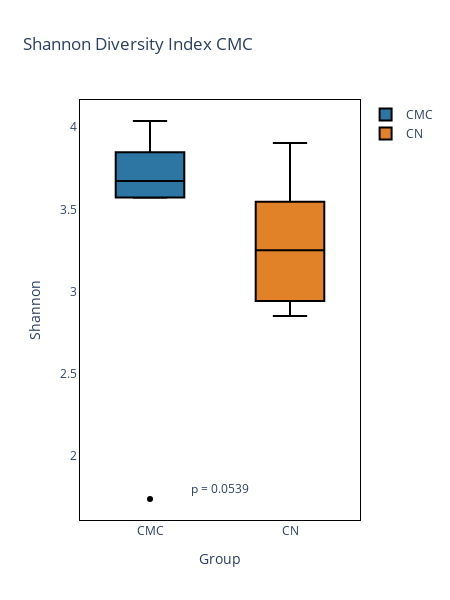
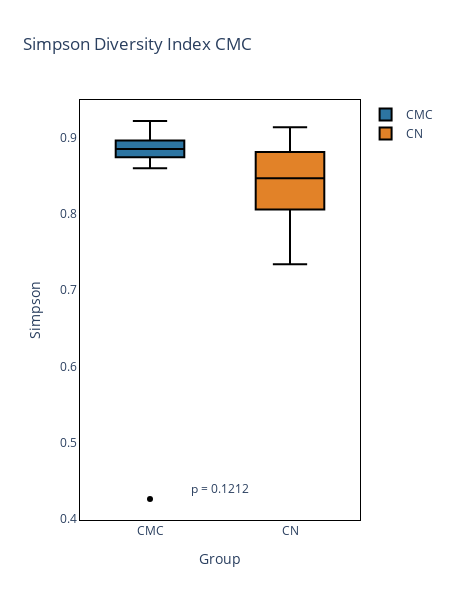
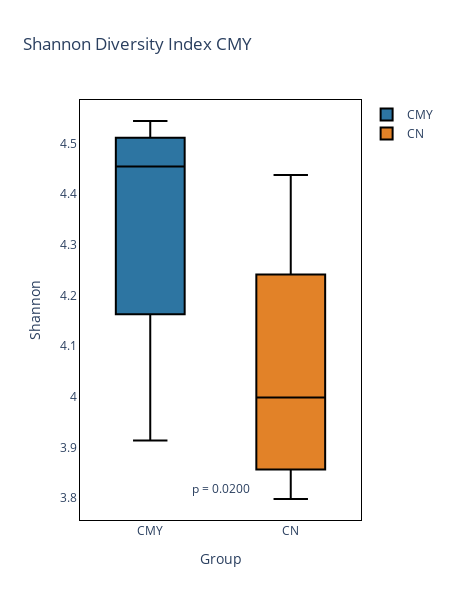
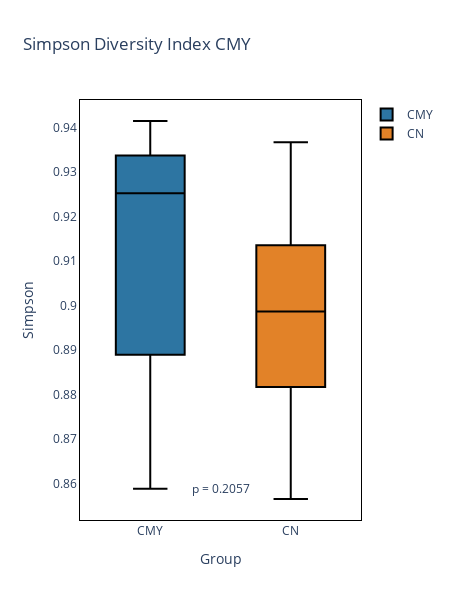

These figures' notebook cell, in order:
### Code cell
from scipy.stats import mannwhitneyu
import plotly.graph_objects as go

def alpha_vizualization(df_cmc, df_cmy, box_colors=['blue', 'green'], line_color='black'):
    for i in range(4):
        metric = "Shannon" if i % 2 == 0 else "Simpson"
        df = df_cmc if i < 2 else df_cmy

        fig = go.Figure()

        # Box Plot
        for idx, group in enumerate(df["Group"].unique()):
            group_data = df[df["Group"] == group][metric]
            color_idx = idx % len(box_colors) # Используем индекс для выбора цвета из списка
            fig.add_trace(go.Box(y=group_data, name=group, fillcolor=box_colors[color_idx], line=dict(color=line_color)))

        # P-value Calculation
        groups = df["Group"].unique()
        group1 = df[df["Group"] == groups[0]][metric]
        group2 = df[df["Group"] == groups[1]][metric]
        _, p_value = mannwhitneyu(group1, group2)

        # Adding P-value as annotation
        fig.add_annotation(x=0.5, y=0.05, xref="paper", yref="paper", text=f'p = {p_value:.4f}', showarrow=False)

        fig.update_layout(
            title=f"{metric} Diversity Index {'CMC' if i < 2 else 'CMY'}",
            width=450,
            height=600,
            paper_bgcolor="rgba(255,255,255,255)",
            plot_bgcolor="rgba(255,255,255,255)",
            xaxis_title="Group",
            yaxis_title=metric
        )

        # Adding border
        fig.update_xaxes(showline=True, linewidth=1, linecolor='black', mirror=True)
        fig.update_yaxes(showline=True, linewidth=1, linecolor='black', mirror=True)
        fig.write_html(f"figures/alpha_diversity/plotly_alpha_{metric}_{'CMC' if i < 2 else 'CMY'}.html")
        fig.show()



alpha_vizualization(alpha_cmc, alpha_cmy, box_colors=['#2d75a2', '#e28228'], line_color='black')

### Figure 1 — Plotly figure (JSON) as saved in the notebook; plotly's stock layout.template omitted (floating-point values rounded to 4 significant figures)
{"data": [{"fillcolor": "#2d75a2", "line": {"color": "black"}, "name": "CMC", "type": "box", "y": [4.019, 3.848, 3.808, 3.634, 3.573, 1.738, 3.712, 3.578, 3.571, 4.038]}, {"fillcolor": "#e28228", "line": {"color": "black"}, "name": "CN", "type": "box", "y": [2.943, 3.111, 2.921, 2.852, 3.393, 3.89, 3.438, 3.904, 2.998, 3.546]}], "layout": {"annotations": [{"showarrow": false, "text": "p = 0.0539", "x": 0.5, "xref": "paper", "y": 0.05, "yref": "paper"}], "height": 600, "paper_bgcolor": "rgba(255,255,255,255)", "plot_bgcolor": "rgba(255,255,255,255)", "title": {"text": "Shannon Diversity Index CMC"}, "width": 450, "xaxis": {"linecolor": "black", "linewidth": 1, "mirror": true, "showline": true, "title": {"text": "Group"}}, "yaxis": {"linecolor": "black", "linewidth": 1, "mirror": true, "showline": true, "title": {"text": "Shannon"}}}}

### Figure 2 — Plotly figure (JSON) as saved in the notebook; plotly's stock layout.template omitted (floating-point values rounded to 4 significant figures)
{"data": [{"fillcolor": "#2d75a2", "line": {"color": "black"}, "name": "CMC", "type": "box", "y": [0.922, 0.8964, 0.8947, 0.8865, 0.8768, 0.4259, 0.8839, 0.8598, 0.8744, 0.9188]}, {"fillcolor": "#e28228", "line": {"color": "black"}, "name": "CN", "type": "box", "y": [0.8058, 0.8318, 0.734, 0.7657, 0.8717, 0.9139, 0.8616, 0.9131, 0.8059, 0.8811]}], "layout": {"annotations": [{"showarrow": false, "text": "p = 0.1212", "x": 0.5, "xref": "paper", "y": 0.05, "yref": "paper"}], "height": 600, "paper_bgcolor": "rgba(255,255,255,255)", "plot_bgcolor": "rgba(255,255,255,255)", "title": {"text": "Simpson Diversity Index CMC"}, "width": 450, "xaxis": {"linecolor": "black", "linewidth": 1, "mirror": true, "showline": true, "title": {"text": "Group"}}, "yaxis": {"linecolor": "black", "linewidth": 1, "mirror": true, "showline": true, "title": {"text": "Simpson"}}}}

### Figure 3 — Plotly figure (JSON) as saved in the notebook; plotly's stock layout.template omitted (floating-point values rounded to 4 significant figures)
{"data": [{"fillcolor": "#2d75a2", "line": {"color": "black"}, "name": "CMY", "type": "box", "y": [4.218, 4.535, 4.477, 4.455, 3.914, 4.545, 4.504, 4.251, 3.997]}, {"fillcolor": "#e28228", "line": {"color": "black"}, "name": "CN", "type": "box", "y": [4.296, 4.107, 4.438, 4.037, 4.242, 3.96, 3.798, 3.857, 3.823, 3.872]}], "layout": {"annotations": [{"showarrow": false, "text": "p = 0.0200", "x": 0.5, "xref": "paper", "y": 0.05, "yref": "paper"}], "height": 600, "paper_bgcolor": "rgba(255,255,255,255)", "plot_bgcolor": "rgba(255,255,255,255)", "title": {"text": "Shannon Diversity Index CMY"}, "width": 450, "xaxis": {"linecolor": "black", "linewidth": 1, "mirror": true, "showline": true, "title": {"text": "Group"}}, "yaxis": {"linecolor": "black", "linewidth": 1, "mirror": true, "showline": true, "title": {"text": "Shannon"}}}}

### Figure 4 — Plotly figure (JSON) as saved in the notebook; plotly's stock layout.template omitted (floating-point values rounded to 4 significant figures)
{"data": [{"fillcolor": "#2d75a2", "line": {"color": "black"}, "name": "CMY", "type": "box", "y": [0.8989, 0.9382, 0.9294, 0.9253, 0.8589, 0.9323, 0.9415, 0.9116, 0.859]}, {"fillcolor": "#e28228", "line": {"color": "black"}, "name": "CN", "type": "box", "y": [0.9248, 0.8901, 0.9367, 0.903, 0.9136, 0.9073, 0.8565, 0.88, 0.8817, 0.8943]}], "layout": {"annotations": [{"showarrow": false, "text": "p = 0.2057", "x": 0.5, "xref": "paper", "y": 0.05, "yref": "paper"}], "height": 600, "paper_bgcolor": "rgba(255,255,255,255)", "plot_bgcolor": "rgba(255,255,255,255)", "title": {"text": "Simpson Diversity Index CMY"}, "width": 450, "xaxis": {"linecolor": "black", "linewidth": 1, "mirror": true, "showline": true, "title": {"text": "Group"}}, "yaxis": {"linecolor": "black", "linewidth": 1, "mirror": true, "showline": true, "title": {"text": "Simpson"}}}}
